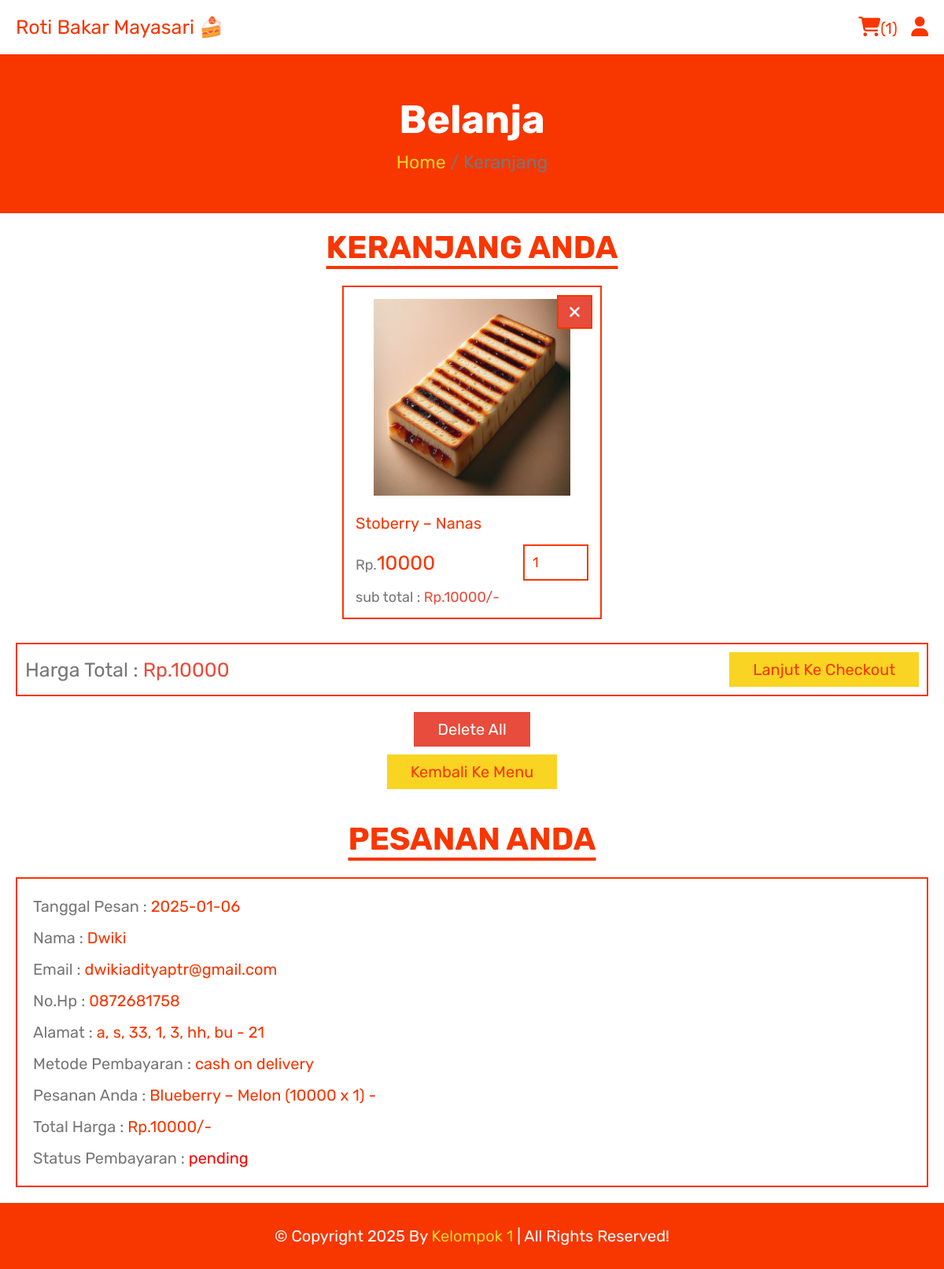
/cart.php (signed in), run on the app's committed database.
### tables this page shows
CREATE TABLE `cart` (
  `id` int(100) NOT NULL,
  `user_id` int(100) NOT NULL,
  `pid` int(100) NOT NULL,
  `name` varchar(100) NOT NULL,
  `price` int(10) NOT NULL,
  `quantity` int(10) NOT NULL,
  `image` varchar(100) NOT NULL
);

CREATE TABLE `orders` (
  `id` int(100) NOT NULL,
  `user_id` int(100) NOT NULL,
  `name` varchar(20) NOT NULL,
  `number` varchar(10) NOT NULL,
  `email` varchar(50) NOT NULL,
  `method` varchar(50) NOT NULL,
  `address` varchar(500) NOT NULL,
  `total_products` varchar(1000) NOT NULL,
  `total_price` int(100) NOT NULL,
  `placed_on` date NOT NULL DEFAULT current_timestamp(),
  `payment_status` varchar(20) NOT NULL DEFAULT 'pending'
);

### cart.php (the view, shortened to what this page needs)
<?php
include 'components/connect.php';
if(isset($_SESSION['user_id'])){
   $user_id = $_SESSION['user_id'];
}else{
   $user_id = '';
   header('location:home.php');
};
?>
<!DOCTYPE html>
<html lang="en">
<head>
   <link rel="stylesheet" href="https://cdnjs.cloudflare.com/ajax/libs/font-awesome/6.1.1/css/all.min.css">
   <link rel="stylesheet" href="css/style.css">
</head>
<body>
<?php include 'components/user_header.php'; ?>
<div class="heading">
   <h3>Belanja</h3>
   <p><a href="home.php">Home</a> <span> / Keranjang</span></p>
</div>
<section class="products">
   <h1 class="title">Keranjang Anda</h1>
   <div class="box-container">
      <?php
         $grand_total = 0;
         $select_cart = $conn->prepare("SELECT * FROM `cart` WHERE user_id = ?");
         $select_cart->execute([$user_id]);
         if($select_cart->rowCount() > 0){
            while($fetch_cart = $select_cart->fetch(PDO::FETCH_ASSOC)){
      ?>
      <form action="" method="post" class="box">
         <button type="submit" class="fas fa-times" name="delete" onclick="return confirm('delete this item?');"></button>
         <img src="uploaded_img/<?= $fetch_cart['image']; ?>" alt="">
         <div class="name"><?= $fetch_cart['name']; ?></div>
         <div class="flex">
            <div class="price"><span>Rp.</span><?= $fetch_cart['price']; ?></div>
            <input type="number" name="qty" class="qty" min="1" max="99" value="<?= $fetch_cart['quantity']; ?>">
         </div>
         <div class="sub-total"> sub total : <span>Rp.<?= $sub_total = ($fetch_cart['price'] * $fetch_cart['quantity']); ?>/-</span> </div>
      </form>
      <?php
               $grand_total += $sub_total;
            }
         }else{
            echo '<p class="empty">keranjang anda kosong</p>';
         }
      ?>
   </div>
   <div class="cart-total">
      <p>Harga Total : <span>Rp.<?= $grand_total; ?></span></p>
      <a href="checkout.php" class="btn <?= ($grand_total > 1)?'':'disabled'; ?>">Lanjut ke Checkout</a>
   </div>
   <div class="more-btn">
      <form action="" method="post">
         <button type="submit" class="delete-btn <?= ($grand_total > 1)?'':'disabled'; ?>" name="delete_all" onclick="return confirm('delete all from cart?');">delete all</button>
      </form>
      <a href="home.php" class="btn">Kembali ke Menu</a>
   </div>
</section>
<section class="orders">
   <h1 class="title">Pesanan Anda</h1>
   <div class="box-container">
   <?php
      if($user_id == ''){
         echo '<p class="empty">please login to see your orders</p>';
      }else{
         $select_orders = $conn->prepare("SELECT * FROM `orders` WHERE user_id = ?");
         $select_orders->execute([$user_id]);
         if($select_orders->rowCount() > 0){
            while($fetch_orders = $select_orders->fetch(PDO::FETCH_ASSOC)){
   ?>
   <div class="box">
      <p>Tanggal Pesan : <span><?= $fetch_orders['placed_on']; ?></span></p>
      <p>Nama : <span><?= $fetch_orders['name']; ?></span></p>
      <p>Email : <span><?= $fetch_orders['email']; ?></span></p>
      <p>No.Hp : <span><?= $fetch_orders['number']; ?></span></p>
      <p>Alamat : <span><?= $fetch_orders['address']; ?></span></p>
      <p>Metode Pembayaran : <span><?= $fetch_orders['method']; ?></span></p>
      <p>Pesanan Anda : <span><?= $fetch_orders['total_products']; ?></span></p>
      <p>Total Harga : <span>Rp.<?= $fetch_orders['total_price']; ?>/-</span></p>
      <p>Status Pembayaran : <span style="color:<?php if($fetch_orders['payment_status'] == 'pending'){ echo 'red'; }else{ echo 'green'; }; ?>"><?= $fetch_orders['payment_status']; ?></span> </p>
   </div>
   <?php
      }
      }else{
         echo '<p class="empty">no orders placed yet!</p>';
      }
      }
   ?>
   </div>
</section>
<?php include 'components/footer.php'; ?>
</body>
</html>

### css/style.css (style rules this page uses)
:root { --green:#f9d423; --red:#e74c3c; --white:#fff; --black:#f83600; --light-color:#777; --border:.2rem solid var(--black); }
* { font-family: 'Rubik', sans-serif; margin:0; padding:0; box-sizing: border-box; outline: none; border: none; text-decoration: none; }
html { font-size: 62.5%; overflow-x: hidden; scroll-behavior: smooth; stop-opacity: 7rem; }
section { margin:0 auto; max-width: 1200px; padding:2rem; }
.title { text-align: center; margin-bottom: 2.5rem; font-size: 4rem; color:var(--black); text-transform: uppercase; text-decoration: underline; text-underline-offset: 1rem; }
.heading { display: flex; align-items: center; justify-content: center; gap:1rem; flex-flow: column; background-color: var(--black); min-height: 20rem; }
.heading h3 { font-size: 5rem; color:var(--white); text-transform: capitalize; }
.heading p { font-size: 2.3rem; color:var(--light-color); }
.heading p a { color:var(--green); }
.btn, .delete-btn { margin-top: 1rem; display: inline-block; font-size: 2rem; padding:1rem 3rem; cursor: pointer; text-transform: capitalize; transition: .2s linear; }
.btn { background-color: var(--green); color:var(--black); }
.delete-btn { background-color: var(--red); color:var(--white); }
.products .box-container { display: grid; grid-template-columns: repeat(auto-fit, 33rem); justify-content: center; align-items: flex-start; gap:1.5rem; }
.products .box-container .box { border:var(--border); padding:1.5rem; position: relative; overflow: hidden; }
.products .box-container .box img { height: 25rem; width: 100%; object-fit: contain; margin-bottom: 1rem; }
.products .box-container .box .name { font-size: 2rem; color:var(--black); margin:1rem 0; }
.products .box-container .box .flex { display: flex; align-items: center; gap:1rem; margin-top: 1.5rem; }
.products .box-container .box .flex .price { margin-right: auto; font-size: 2.5rem; color:var(--black); }
.products .box-container .box .flex .price span { color:var(--light-color); font-size: 1.8rem; }
.products .box-container .box .flex .qty { padding:1rem; border:var(--border); font-size: 1.8rem; color:var(--black); }
.products .box-container .box .fa-times { position: absolute; top:1rem; right:1rem; background-color: var(--red); color:var(--white); border:var(--border); line-height:4rem; height: 4.3rem; width: 4.5rem; cursor: pointer; font-size: 2rem; }
.products .box-container .box .sub-total { margin-top: 1rem; font-size: 1.8rem; color:var(--light-color); }
.products .box-container .box .sub-total span { color:var(--red); }
.products .more-btn { margin-top: 1rem; text-align: center; }
.products .cart-total { display: flex; align-items: center; gap:1.5rem; flex-wrap: wrap; justify-content: space-between; margin-top: 3rem; border:var(--border); padding:1rem; }
.products .cart-total p { font-size: 2.5rem; color:var(--light-color); }
.products .cart-total p span { color:var(--red); }
.products .cart-total .btn { margin-top: 0; }
.orders .box-container { display: flex; flex-wrap: wrap; gap:1.5rem; align-items: flex-start; }
.orders .box-container .box { padding:1rem 2rem; border:var(--border); flex:1 1 40rem; }
.orders .box-container .box p { line-height: 1.5; margin:1rem 0; font-size: 2rem; color:var(--light-color); }
.orders .box-container .box p span { color:var(--black); }

### data on the page
cart: image (picture), name "Stoberry – Nanas", price "10000", qty "1"
orders: placed_on "2025-01-06", name "Dwiki", email "dwikiadityaptr@gmail.com", number "0872681758", address "a, s, 33, 1, 3, hh, bu - 21", method "cash on delivery", total_products "Blueberry – Melon (10000 x 1) -", total_price "10000", payment_status "pending"

### other printed values
$total_cart_items "1"
$grand_total "10000"
